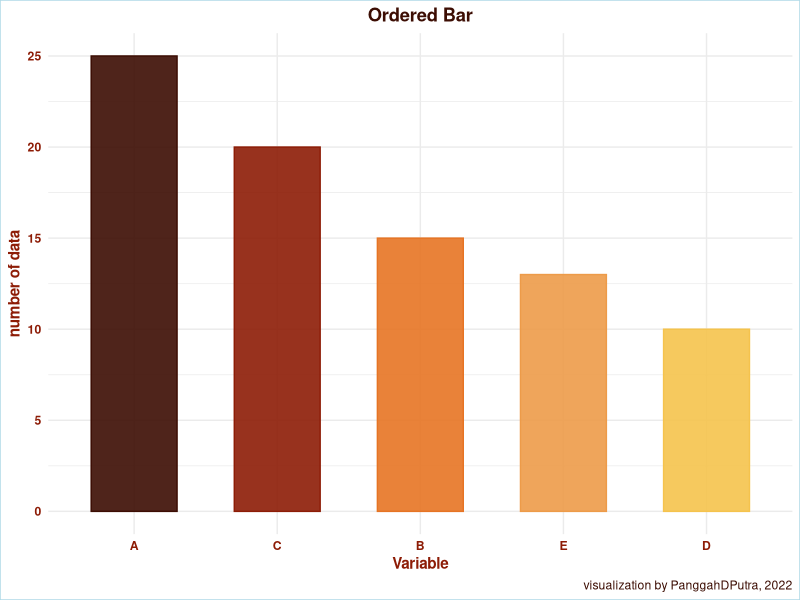
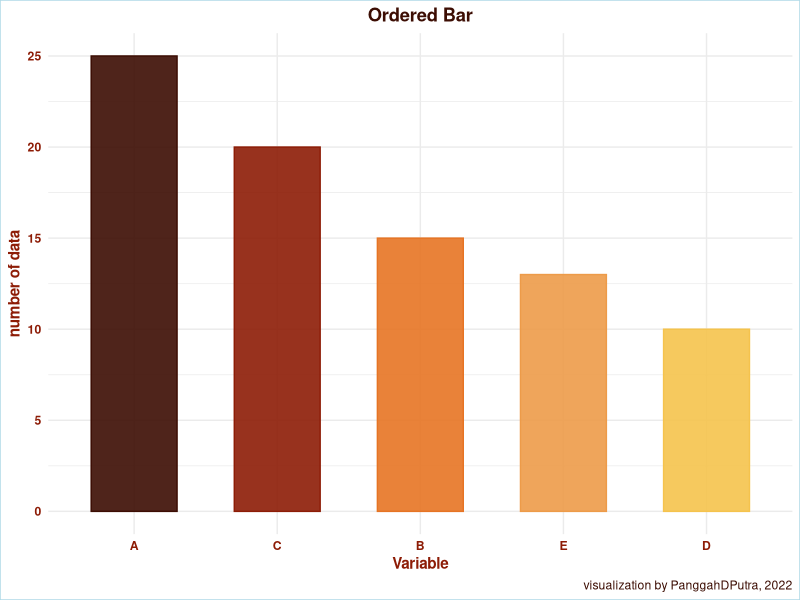
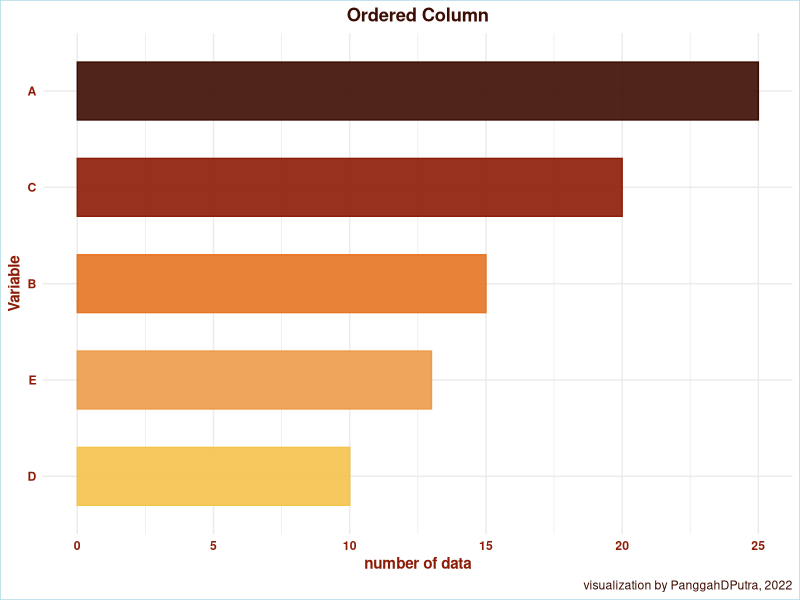
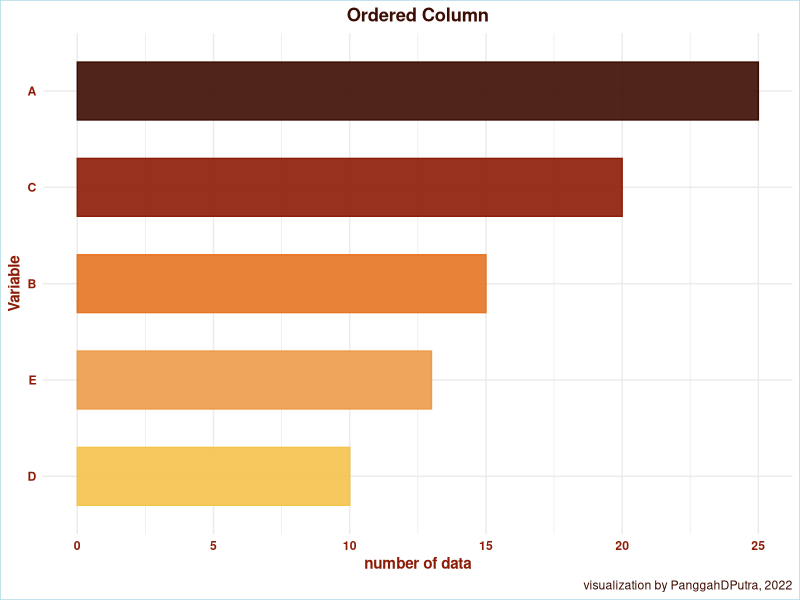

Source code (R) for these figures, in order:
# load packages
library(tidyverse)

# dataset
set.seed(2000)
df1 = tibble(var = 'A', val = rnorm(n = 25, mean = 5.5, sd = 1.5))
df2 = tibble(var = 'B', val = rnorm(n = 15, mean = 4.5, sd = 1.0))
df3 = tibble(var = 'C', val = rnorm(n = 20, mean = 5.0, sd = 1.0))
df4 = tibble(var = 'D', val = rnorm(n = 10, mean = 4.0, sd = 0.5))
df5 = tibble(var = 'E', val = rnorm(n = 13, mean = 5.0, sd = 1.5))

main_df <- rbind(df1, df2, df3, df4, df5) %>%
  mutate(Variable = as_factor(var),
         value = round(val, 2)) %>%
  select(Variable, value)

# palette
palette_ranking <- c('#3c0d03',
                     '#8d1c06',
                     '#e67424',
                     '#ed9b49',
                     '#f5c34d')

#theme
theme_ranking <- theme_minimal() +
  theme(
    plot.title = element_text(color = '#3c0d03',
                              hjust = 0.5,
                              face = 'bold'),
    plot.subtitle = element_text(color = '#3c0d03',
                                 hjust = 0.5),
    plot.caption = element_text(color = '#3c0d03',
                                hjust = 1),
    axis.title = element_text(color = '#8d1c06',
                              face = 'bold'),
    axis.text = element_text(color = '#8d1c06',
                             face = 'bold'),
    panel.background = element_rect(fill = '#ffffff',
                                    color = NA),
    plot.background = element_rect(fill = '#ffffff',
                                   color = 'lightblue')
  )

# ordered_bar
ordered_bar <- main_df %>%
  group_by(Variable) %>%
  summarise(number_of_data = n()) %>%
  ggplot(aes(x = reorder(Variable, -number_of_data),
             y = number_of_data,
             color = reorder(Variable, -number_of_data),
             fill = reorder(Variable, -number_of_data))) +
  geom_col(alpha = .9, width = .6) +
  scale_color_manual(values = palette_ranking,
                     guide = 'none') +
  scale_fill_manual(values = palette_ranking,
                    guide = 'none') +
  theme_ranking +
  xlab('Variable') +
  ylab('number of data') +
  labs(title = 'Ordered Bar',
       caption = 'visualization by PanggahDPutra, 2022')

ggsave("1_ordered_bar.png", plot(ordered_bar), width = 8, height = 5, dpi = 300)

# ordered_column_chart
ordered_column <- main_df %>%
  group_by(Variable) %>%
  summarise(number_of_data = n()) %>%
  ggplot(aes(x = number_of_data,
             y = reorder(Variable, number_of_data),
             color = reorder(Variable, -number_of_data),
             fill = reorder(Variable, -number_of_data))) +
  geom_col(alpha = .9, width = .6) +
  scale_color_manual(values = palette_ranking,
                     guide = 'none') +
  scale_fill_manual(values = palette_ranking,
                    guide = 'none') +
  theme_ranking +
  xlab('number of data') +
  ylab('Variable') +
  labs(title = 'Ordered Column',
       caption = 'visualization by PanggahDPutra, 2022')

ggsave("2_ordered_column.png", plot(ordered_column), width = 8, height = 5, dpi = 300)